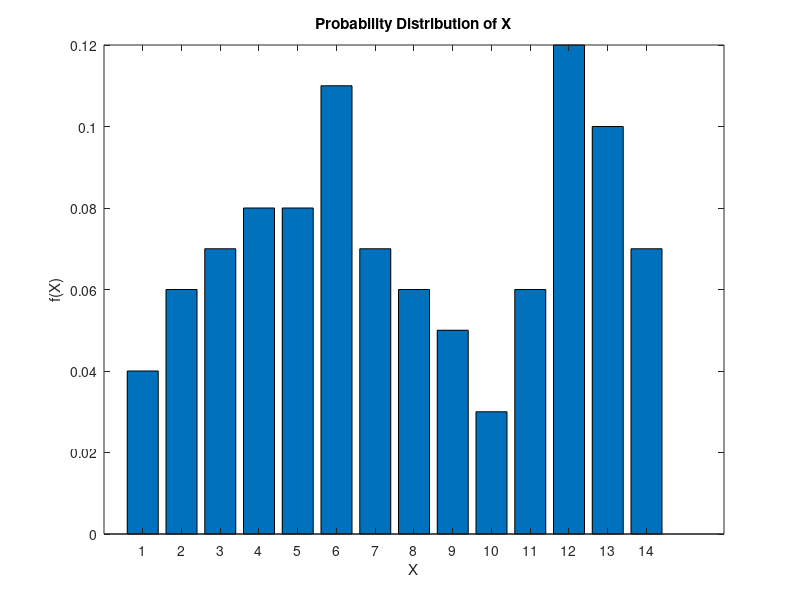

MATLAB code for this plot:
% Define the values of X and f(x)
X = 1:14;
funcX = [4 6 7 8 8 11 7 6 5 3 6 12 10 7];

% Plot the probability distribution
bar(X, funcX/100);
xlabel('X');
ylabel('f(X)');
title('Probability Distribution of X');